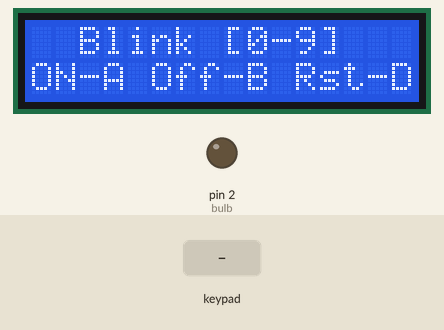
Bench run of a sketch on a simulated Arduino Uno, built with avr-gcc and run on an emulated ATmega328P. On the bench: 16×2 character LCD, output pins drawn as LEDs (lit = HIGH). Dashed ring = blinking. The test bench sets the inputs (shaded band). What the sketch prints to the serial monitor is not drawn.

Above: at 4.2 s.
4.3 s: key '1' pressed
At 5.7 s:
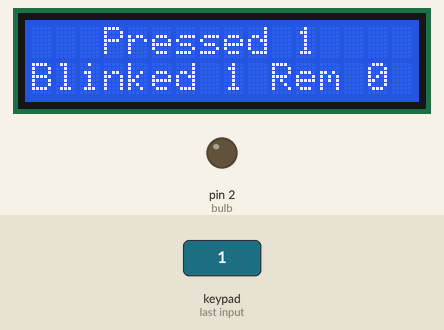
7.3 s: key 'D' pressed
At 8.7 s:
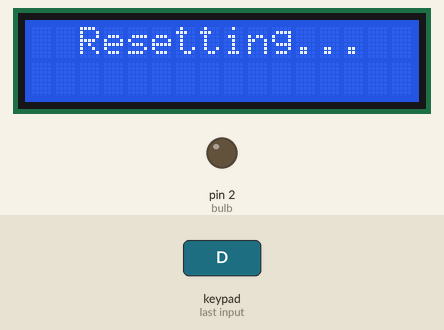
10.3 s: key '0' pressed
13.3 s: keypad keys 1 3 1 2 1 1 1 0 pressed 0.4 s apart
At 15.4 s:
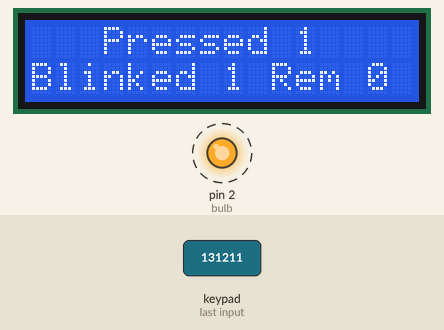
Timing chart, 0 to 19.0 s (numbered marks = the images above; inputs shaded):
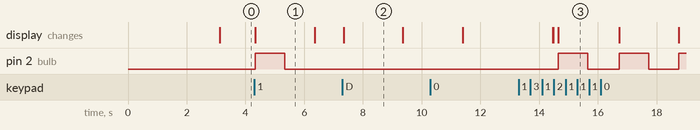

The sketch:

BulbTester.ino
```cpp
#include <SoftwareSerial.h>
#include <Wire.h>
#include <LiquidCrystal_I2C.h>
#include <Keypad.h>

LiquidCrystal_I2C lcd(0x27,16,2);//Default 0x27

const byte ROWS = 4;
const byte COLS = 4;
char keys[ROWS][COLS] = {
  {'1','2','3','A'},
  {'4','5','6','B'},
  {'7','8','9','C'},
  {'*','0','#','D'}
};
byte rowPins[ROWS] = {13,12,11,10}; // connect to the row pinouts of the keypad
byte colPins[COLS] = {9,8,7,6}; // connect to the column pinouts of the keypad

Keypad keypad = Keypad(makeKeymap(keys), rowPins, colPins, ROWS, COLS);

int bulb=2;
int keyNum, num;
int delayTime=1000;
char key;

void setup()
{
  Serial.begin(9600);
  lcd.init();	//Initiate the I2C LCD module
  lcd.backlight();	//Turn on the LCD backlight
  pinMode(bulb, OUTPUT);
  start();

}
void start()
{
  lcd.clear();
  lcd.setCursor(2,0);
  lcd.print("BULB TESTER");
  lcd.setCursor(1,1);
  lcd.print("S.E.Elec Div B");
  delay(3000);
}
char input()
{
  char key1;
  lcd.clear();
  lcd.setCursor(2,0);
  lcd.print("Blink [0-9]");
  lcd.setCursor(0,1);
  lcd.print("ON-A Off-B Rst-D");
  do{
    key1=keypad.getKey();
  }
  while(key1==NO_KEY);
    lcd.clear();
    return key1;

}
void blink(int n)
{
  for(int i=1;i<=n;i++)
  {

    lcd.setCursor(0,1);
    lcd.print("Blinked ");
    lcd.setCursor(8,1);
    lcd.print(i);
    lcd.setCursor(10,1);
    lcd.print("Rem ");
    lcd.setCursor(14,1);
    lcd.print(n-i);
    digitalWrite(bulb, HIGH);
    delay(delayTime);
    digitalWrite(bulb, LOW);
    delay(delayTime);
  }
}
void reset()
{
  lcd.clear();
  lcd.setCursor(2, 0);
  lcd.print("Resetting...");
  digitalWrite(bulb, LOW);
  delay(2000);
  lcd.clear();
  lcd.setCursor(5,0);
  lcd.print("Reset");
  lcd.setCursor(2,1);
  lcd.print("Successfully");
  delay(2000);
  lcd.clear();
  start();
}
void loop()
{
  key = input();
  if(key)
  {
    keyNum=(int)key;
      lcd.clear();
      lcd.setCursor(3,0);
      lcd.print("Pressed ");
      lcd.setCursor(11,0);
      lcd.print(key);
    if(keyNum>=48 && keyNum<=57)//[0-9]
    {
      num=keyNum-48;
      Serial.println(num);
      blink(num);
    }
    if(keyNum==65)//A - ON
    {
      lcd.setCursor(0,1);
      lcd.print("Bulb Stat ");
      lcd.setCursor(10,1);
      lcd.print("ON");
      digitalWrite(bulb,HIGH);
    }
    if(keyNum==66)//B - OFF
    {
      lcd.setCursor(0,1);
      lcd.print("Bulb Stat ");
      lcd.setCursor(10,1);
      lcd.print("OFF");
      digitalWrite(bulb,LOW);
    }
    if(keyNum==68)//B - OFF
    {
      reset();
    }
  }
}
```

Measured:
- after the input at 4.3 s, pin 2 (bulb): LOW → HIGH at once, → LOW 1.0 s later; the display: changes at once (image 1)
- after the input at 7.3 s, the display: changes at once (image 2)
- after the input at 13.3 s, pin 2 (bulb): alternates HIGH for 1.0 s and LOW for 1.0 s, starting after 1.4 s; the display: first differs from a run without the input after 1.4 s (image 3)
- what the display in image 1 shows lasts 2.1 s, from 4.3 s to 6.4 s
